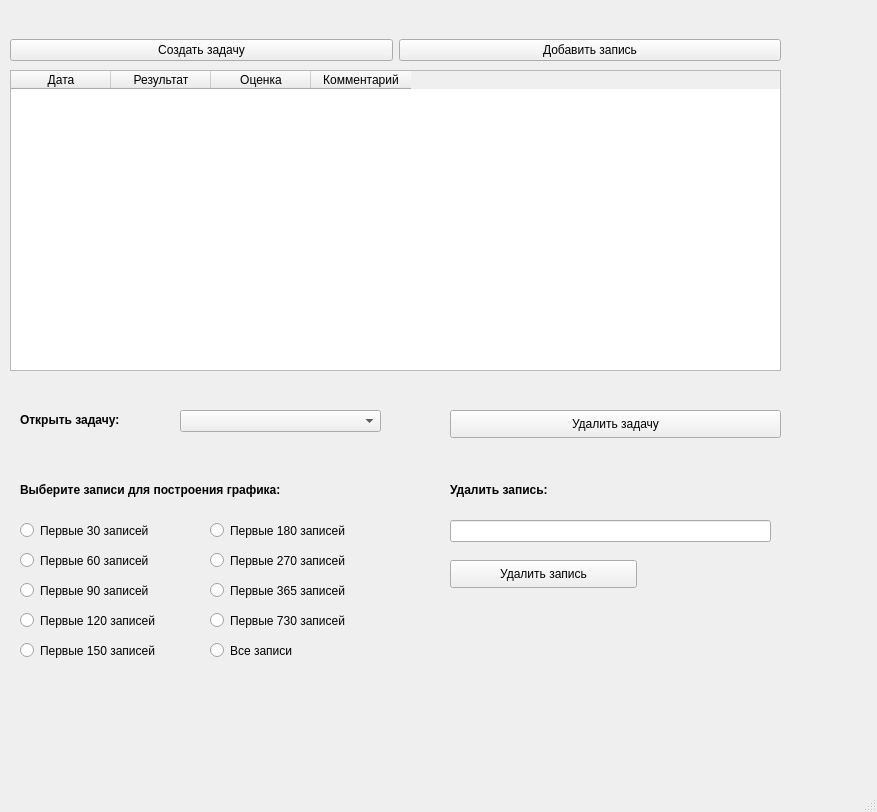
<?xml version="1.0" encoding="UTF-8"?>
<ui version="4.0">
 <class>MainWindow</class>
 <widget class="QMainWindow" name="MainWindow">
  <property name="geometry">
   <rect>
    <x>0</x>
    <y>0</y>
    <width>877</width>
    <height>812</height>
   </rect>
  </property>
  <property name="windowTitle">
   <string>MainWindow</string>
  </property>
  <widget class="QWidget" name="centralwidget">
   <widget class="QTableWidget" name="table">
    <property name="geometry">
     <rect>
      <x>10</x>
      <y>70</y>
      <width>771</width>
      <height>301</height>
     </rect>
    </property>
    <column>
     <property name="text">
      <string>Дата</string>
     </property>
    </column>
    <column>
     <property name="text">
      <string>Результат</string>
     </property>
    </column>
    <column>
     <property name="text">
      <string>Оценка</string>
     </property>
    </column>
    <column>
     <property name="text">
      <string>Комментарий</string>
     </property>
    </column>
   </widget>
   <widget class="QWidget" name="horizontalLayoutWidget">
    <property name="geometry">
     <rect>
      <x>10</x>
      <y>10</y>
      <width>771</width>
      <height>80</height>
     </rect>
    </property>
    <layout class="QHBoxLayout" name="horizontalLayout_2">
     <item>
      <widget class="QPushButton" name="new_task_2">
       <property name="text">
        <string>Создать задачу</string>
       </property>
      </widget>
     </item>
     <item>
      <widget class="QPushButton" name="open_task_2">
       <property name="text">
        <string>Добавить запись</string>
       </property>
      </widget>
     </item>
    </layout>
   </widget>
   <widget class="QLabel" name="label">
    <property name="geometry">
     <rect>
      <x>20</x>
      <y>400</y>
      <width>141</width>
      <height>41</height>
     </rect>
    </property>
    <property name="text">
     <string>&lt;html&gt;&lt;head/&gt;&lt;body&gt;&lt;p&gt;&lt;span style=&quot; font-size:9pt; font-weight:600;&quot;&gt;Открыть задачу:&lt;/span&gt;&lt;/p&gt;&lt;/body&gt;&lt;/html&gt;</string>
    </property>
   </widget>
   <widget class="QComboBox" name="comboBox">
    <property name="geometry">
     <rect>
      <x>180</x>
      <y>410</y>
      <width>201</width>
      <height>22</height>
     </rect>
    </property>
   </widget>
   <widget class="QPushButton" name="btn_delete_task">
    <property name="geometry">
     <rect>
      <x>450</x>
      <y>410</y>
      <width>331</width>
      <height>28</height>
     </rect>
    </property>
    <property name="text">
     <string>Удалить задачу</string>
    </property>
   </widget>
   <widget class="QLineEdit" name="delete_row_of_entry">
    <property name="geometry">
     <rect>
      <x>450</x>
      <y>520</y>
      <width>321</width>
      <height>22</height>
     </rect>
    </property>
   </widget>
   <widget class="QLabel" name="title_delete_entry">
    <property name="geometry">
     <rect>
      <x>450</x>
      <y>480</y>
      <width>141</width>
      <height>21</height>
     </rect>
    </property>
    <property name="text">
     <string>&lt;html&gt;&lt;head/&gt;&lt;body&gt;&lt;p&gt;&lt;span style=&quot; font-size:9pt; font-weight:600;&quot;&gt;Удалить запись:&lt;/span&gt;&lt;/p&gt;&lt;/body&gt;&lt;/html&gt;</string>
    </property>
   </widget>
   <widget class="QPushButton" name="byn_delete_entry">
    <property name="geometry">
     <rect>
      <x>450</x>
      <y>560</y>
      <width>187</width>
      <height>28</height>
     </rect>
    </property>
    <property name="text">
     <string>Удалить запись</string>
    </property>
   </widget>
   <widget class="QRadioButton" name="radioButton_11">
    <property name="geometry">
     <rect>
      <x>20</x>
      <y>580</y>
      <width>141</width>
      <height>21</height>
     </rect>
    </property>
    <property name="text">
     <string>Первые 90 записей</string>
    </property>
   </widget>
   <widget class="QRadioButton" name="radioButton_12">
    <property name="geometry">
     <rect>
      <x>20</x>
      <y>550</y>
      <width>151</width>
      <height>21</height>
     </rect>
    </property>
    <property name="text">
     <string>Первые 60 записей</string>
    </property>
   </widget>
   <widget class="QRadioButton" name="radioButton_13">
    <property name="geometry">
     <rect>
      <x>210</x>
      <y>580</y>
      <width>151</width>
      <height>21</height>
     </rect>
    </property>
    <property name="text">
     <string>Первые 365 записей</string>
    </property>
   </widget>
   <widget class="QRadioButton" name="radioButton_14">
    <property name="geometry">
     <rect>
      <x>210</x>
      <y>610</y>
      <width>151</width>
      <height>21</height>
     </rect>
    </property>
    <property name="text">
     <string>Первые 730 записей</string>
    </property>
   </widget>
   <widget class="QRadioButton" name="radioButton_15">
    <property name="geometry">
     <rect>
      <x>20</x>
      <y>610</y>
      <width>151</width>
      <height>21</height>
     </rect>
    </property>
    <property name="text">
     <string>Первые 120 записей</string>
    </property>
   </widget>
   <widget class="QLabel" name="label_3">
    <property name="geometry">
     <rect>
      <x>20</x>
      <y>470</y>
      <width>341</width>
      <height>41</height>
     </rect>
    </property>
    <property name="text">
     <string>&lt;html&gt;&lt;head/&gt;&lt;body&gt;&lt;p&gt;&lt;span style=&quot; font-size:9pt; font-weight:600;&quot;&gt;Выберите записи для построения графика:&lt;/span&gt;&lt;/p&gt;&lt;/body&gt;&lt;/html&gt;</string>
    </property>
   </widget>
   <widget class="QRadioButton" name="radioButton_16">
    <property name="geometry">
     <rect>
      <x>210</x>
      <y>550</y>
      <width>151</width>
      <height>21</height>
     </rect>
    </property>
    <property name="text">
     <string>Первые 270 записей</string>
    </property>
   </widget>
   <widget class="QRadioButton" name="radioButton_17">
    <property name="geometry">
     <rect>
      <x>210</x>
      <y>640</y>
      <width>101</width>
      <height>21</height>
     </rect>
    </property>
    <property name="text">
     <string>Все записи</string>
    </property>
   </widget>
   <widget class="QRadioButton" name="radioButton_18">
    <property name="geometry">
     <rect>
      <x>20</x>
      <y>520</y>
      <width>141</width>
      <height>21</height>
     </rect>
    </property>
    <property name="text">
     <string>Первые 30 записей</string>
    </property>
   </widget>
   <widget class="QRadioButton" name="radioButton_19">
    <property name="geometry">
     <rect>
      <x>20</x>
      <y>640</y>
      <width>151</width>
      <height>21</height>
     </rect>
    </property>
    <property name="text">
     <string>Первые 150 записей</string>
    </property>
   </widget>
   <widget class="QRadioButton" name="radioButton_20">
    <property name="geometry">
     <rect>
      <x>210</x>
      <y>520</y>
      <width>151</width>
      <height>21</height>
     </rect>
    </property>
    <property name="text">
     <string>Первые 180 записей</string>
    </property>
   </widget>
  </widget>
  <widget class="QMenuBar" name="menubar">
   <property name="geometry">
    <rect>
     <x>0</x>
     <y>0</y>
     <width>877</width>
     <height>26</height>
    </rect>
   </property>
  </widget>
  <widget class="QStatusBar" name="statusbar"/>
 </widget>
 <resources/>
 <connections/>
</ui>
